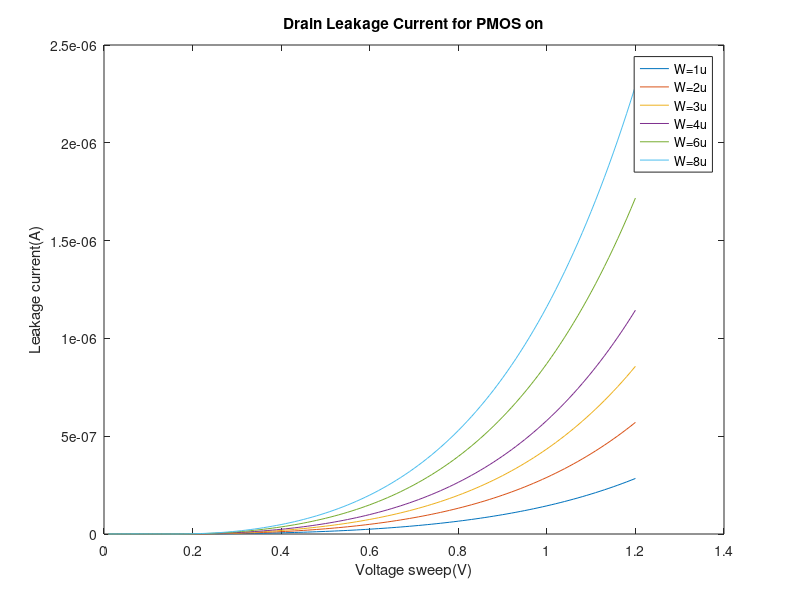

Reproduce this figure in MATLAB.
x = [ 1.00000000e-02 2.00000000e-02 3.00000000e-02 4.00000000e-02 5.00000000e-02 6.00000000e-02 7.00000000e-02 8.00000000e-02 9.00000000e-02 1.00000000e-01 1.10000000e-01 1.20000000e-01 1.30000000e-01 1.40000000e-01 1.50000000e-01 1.60000000e-01 1.70000000e-01 1.80000000e-01 1.90000000e-01 2.00000000e-01 2.10000000e-01 2.20000000e-01 2.30000000e-01 2.40000000e-01 2.50000000e-01 2.60000000e-01 2.70000000e-01 2.80000000e-01 2.90000000e-01 3.00000000e-01 3.10000000e-01 3.20000000e-01 3.30000000e-01 3.40000000e-01 3.50000000e-01 3.60000000e-01 3.70000000e-01 3.80000000e-01 3.90000000e-01 4.00000000e-01 4.10000000e-01 4.20000000e-01 4.30000000e-01 4.40000000e-01 4.50000000e-01 4.60000000e-01 4.70000000e-01 4.80000000e-01 4.90000000e-01 5.00000000e-01 5.10000000e-01 5.20000000e-01 5.30000000e-01 5.40000000e-01 5.50000000e-01 5.60000000e-01 5.70000000e-01 5.80000000e-01 5.90000000e-01 6.00000000e-01 6.10000000e-01 6.20000000e-01 6.30000000e-01 6.40000000e-01 6.50000000e-01 6.60000000e-01 6.70000000e-01 6.80000000e-01 6.90000000e-01 7.00000000e-01 7.10000000e-01 7.20000000e-01 7.30000000e-01 7.40000000e-01 7.50000000e-01 7.60000000e-01 7.70000000e-01 7.80000000e-01 7.90000000e-01 8.00000000e-01 8.10000000e-01 8.20000000e-01 8.30000000e-01 8.40000000e-01 8.50000000e-01 8.60000000e-01 8.70000000e-01 8.80000000e-01 8.90000000e-01 9.00000000e-01 9.10000000e-01 9.20000000e-01 9.30000000e-01 9.40000000e-01 9.50000000e-01 9.60000000e-01 9.70000000e-01 9.80000000e-01 9.90000000e-01 1.00000000e+00 1.01000000e+00 1.02000000e+00 1.03000000e+00 1.04000000e+00 1.05000000e+00 1.06000000e+00 1.07000000e+00 1.08000000e+00 1.09000000e+00 1.10000000e+00 1.11000000e+00 1.12000000e+00 1.13000000e+00 1.14000000e+00 1.15000000e+00 1.16000000e+00 1.17000000e+00 1.18000000e+00 1.19000000e+00 1.20000000e+00];
I1 = [  2.09308223e-11 3.85794325e-11 5.30695196e-11 6.45232098e-11 7.30619911e-11 7.88081242e-11 8.18868242e-11 8.24296857e-11 8.05801551e-11 7.65025118e-11 7.03972823e-11 6.25298965e-11 5.32922822e-11 4.33727045e-11 3.44318116e-11 3.24517502e-11 4.83738626e-11 7.86176698e-11 1.19333543e-10 1.71428563e-10 2.37266356e-10 3.19751343e-10 4.21855103e-10 5.46185811e-10 6.94656538e-10 8.68361969e-10 1.06768454e-09 1.29254330e-09 1.54266295e-09 1.81777974e-09 2.11776028e-09 2.44264835e-09 2.79266655e-09 3.16819596e-09 3.56974864e-09 3.99794103e-09 4.45347130e-09 4.93710176e-09 5.44964570e-09 5.99195803e-09 6.56492884e-09 7.16947917e-09 7.80655834e-09 8.47714245e-09 9.18223357e-09 9.92285957e-09 1.07000742e-08 1.15149576e-08 1.23686164e-08 1.32621849e-08 1.41968251e-08 1.51737276e-08 1.61941123e-08 1.72592290e-08 1.83703580e-08 1.95288107e-08 2.07359306e-08 2.19930932e-08 2.33017074e-08 2.46632158e-08 2.60790953e-08 2.75508579e-08 2.90800512e-08 3.06682594e-08 3.23171037e-08 3.40282429e-08 3.58033746e-08 3.76442354e-08 3.95526023e-08 4.15302925e-08 4.35791654e-08 4.57011225e-08 4.78981083e-08 5.01721120e-08 5.25251670e-08 5.49593532e-08 5.74767969e-08 6.00796721e-08 6.27702015e-08 6.55506574e-08 6.84233626e-08 7.13906916e-08 7.44550715e-08 7.76189830e-08 8.08849617e-08 8.42555989e-08 8.77335431e-08 9.13215006e-08 9.50222372e-08 9.88385791e-08 1.02773414e-07 1.06829693e-07 1.11010431e-07 1.15318707e-07 1.19757670e-07 1.24330534e-07 1.29040584e-07 1.33891175e-07 1.38885734e-07 1.44027763e-07 1.49320837e-07 1.54768609e-07 1.60374811e-07 1.66143252e-07 1.72077824e-07 1.78182501e-07 1.84461341e-07 1.90918491e-07 1.97558181e-07 2.04384734e-07 2.11402563e-07 2.18616174e-07 2.26030167e-07 2.33649241e-07 2.41478191e-07 2.49521914e-07 2.57785409e-07 2.66273778e-07 2.74992232e-07 2.83946088e-07];
I2 = [  4.20730664e-11 7.75485552e-11 1.06675094e-10 1.29698168e-10 1.46861981e-10 1.58412289e-10 1.64600788e-10 1.65691995e-10 1.61974252e-10 1.53777777e-10 1.41505649e-10 1.25691409e-10 1.07122871e-10 8.71835177e-11 6.92114196e-11 6.52312955e-11 9.72363483e-11 1.58029453e-10 2.39872466e-10 3.44588712e-10 4.76929313e-10 6.42732451e-10 8.47971292e-10 1.09788853e-09 1.39632963e-09 1.74549501e-09 2.14615342e-09 2.59814210e-09 3.10090770e-09 3.65392005e-09 4.25691101e-09 4.90996858e-09 5.61354022e-09 6.36839191e-09 7.17555297e-09 8.03626245e-09 8.95192379e-09 9.92406927e-09 1.09543337e-08 1.20444355e-08 1.31961639e-08 1.44113701e-08 1.56919626e-08 1.70399032e-08 1.84572063e-08 1.99459379e-08 2.15082163e-08 2.31462124e-08 2.48621510e-08 2.66583118e-08 2.85370305e-08 3.05007007e-08 3.25517742e-08 3.46927633e-08 3.69262415e-08 3.92548449e-08 4.16812738e-08 4.42082933e-08 4.68387354e-08 4.95754997e-08 5.24215550e-08 5.53799405e-08 5.84537672e-08 6.16462192e-08 6.49605551e-08 6.84001097e-08 7.19682949e-08 7.56686018e-08 7.95046017e-08 8.34799480e-08 8.75983777e-08 9.18637130e-08 9.62798630e-08 1.00850825e-07 1.05580688e-07 1.10473632e-07 1.15533930e-07 1.20765953e-07 1.26174168e-07 1.31763143e-07 1.37537547e-07 1.43502153e-07 1.49661839e-07 1.56021592e-07 1.62586508e-07 1.69361796e-07 1.76352780e-07 1.83564899e-07 1.91003714e-07 1.98674903e-07 2.06584273e-07 2.14737755e-07 2.23141407e-07 2.31801423e-07 2.40724127e-07 2.49915981e-07 2.59383588e-07 2.69133692e-07 2.79173181e-07 2.89509094e-07 3.00148617e-07 3.11099092e-07 3.22368018e-07 3.33963054e-07 3.45892020e-07 3.58162905e-07 3.70783866e-07 3.83763234e-07 3.97109514e-07 4.10831393e-07 4.24937740e-07 4.39437610e-07 4.54340252e-07 4.69655104e-07 4.85391805e-07 5.01560196e-07 5.18170323e-07 5.35232440e-07 5.52757016e-07 5.70754739e-07];
I3 = [  6.32153092e-11 1.16517676e-10 1.60280666e-10 1.94873124e-10 2.20661970e-10 2.38016454e-10 2.47314751e-10 2.48954304e-10 2.43368349e-10 2.31053043e-10 2.12614017e-10 1.88852923e-10 1.60953462e-10 1.30994332e-10 1.03991028e-10 9.80108402e-11 1.46098830e-10 2.37441227e-10 3.60411372e-10 5.17748828e-10 7.16592214e-10 9.65713463e-10 1.27408733e-09 1.64959101e-09 2.09800236e-09 2.62262752e-09 3.22462155e-09 3.90373990e-09 4.65915114e-09 5.49005866e-09 6.39605959e-09 7.37728614e-09 8.43441059e-09 9.56858386e-09 1.07813525e-08 1.20745781e-08 1.34503695e-08 1.49110288e-08 1.64590124e-08 1.80969021e-08 1.98273863e-08 2.16532467e-08 2.35773502e-08 2.56026450e-08 2.77321574e-08 2.99689918e-08 3.23163307e-08 3.47774360e-08 3.73556504e-08 4.00543992e-08 4.28771919e-08 4.58276245e-08 4.89093813e-08 5.21262366e-08 5.54820573e-08 5.89808041e-08 6.26265339e-08 6.64234017e-08 7.03756623e-08 7.44876724e-08 7.87638924e-08 8.32088888e-08 8.78273359e-08 9.26240176e-08 9.76038302e-08 1.02771784e-07 1.08133005e-07 1.13692739e-07 1.19456351e-07 1.25429332e-07 1.31617295e-07 1.38025983e-07 1.44661270e-07 1.51529161e-07 1.58635800e-07 1.65987467e-07 1.73590584e-07 1.81451715e-07 1.89577575e-07 1.97975025e-07 2.06651080e-07 2.15612912e-07 2.24867850e-07 2.34423386e-07 2.44287178e-07 2.54467051e-07 2.64971004e-07 2.75807209e-07 2.86984020e-07 2.98509971e-07 3.10393784e-07 3.22644369e-07 3.35270831e-07 3.48282472e-07 3.61688796e-07 3.75499512e-07 3.89724539e-07 4.04374007e-07 4.19458268e-07 4.34987894e-07 4.50973683e-07 4.67426664e-07 4.84358103e-07 5.01779506e-07 5.19702621e-07 5.38139448e-07 5.57102243e-07 5.76603517e-07 5.96656050e-07 6.17272888e-07 6.38467355e-07 6.60253053e-07 6.82643870e-07 7.05653987e-07 7.29297880e-07 7.53590329e-07 7.78546421e-07 8.04181558e-07 8.30511464e-07 8.57552187e-07];
I4 = [  8.43575501e-11 1.55486794e-10 2.13886234e-10 2.60048078e-10 2.94461956e-10 3.17620616e-10 3.30028713e-10 3.32216613e-10 3.24762447e-10 3.08328311e-10 2.83722388e-10 2.52014440e-10 2.14784055e-10 1.74805149e-10 1.38770639e-10 1.30790384e-10 1.94961306e-10 3.16852988e-10 4.80950250e-10 6.90908895e-10 9.56255030e-10 1.28869433e-09 1.70020313e-09 2.20129312e-09 2.79967454e-09 3.49975925e-09 4.30308858e-09 5.20933621e-09 6.21739259e-09 7.32619472e-09 8.53520495e-09 9.84459967e-09 1.12552760e-08 1.27687698e-08 1.43871448e-08 1.61128852e-08 1.79488050e-08 1.98979763e-08 2.19636770e-08 2.41493524e-08 2.64585899e-08 2.88951014e-08 3.14627130e-08 3.41653583e-08 3.70070761e-08 3.99920089e-08 4.31244035e-08 4.64086127e-08 4.98490971e-08 5.34504275e-08 5.72172871e-08 6.11544744e-08 6.52669059e-08 6.95596183e-08 7.40377713e-08 7.87066505e-08 8.35716694e-08 8.86383725e-08 9.39124374e-08 9.93996778e-08 1.05106046e-07 1.11037635e-07 1.17200683e-07 1.23601574e-07 1.30246840e-07 1.37143168e-07 1.44297399e-07 1.51716531e-07 1.59407726e-07 1.67378307e-07 1.75635768e-07 1.84187770e-07 1.93042153e-07 2.02206930e-07 2.11690298e-07 2.21500638e-07 2.31646518e-07 2.42136701e-07 2.52980143e-07 2.64186001e-07 2.75763636e-07 2.87722617e-07 3.00072725e-07 3.12823957e-07 3.25986531e-07 3.39570889e-07 3.53587704e-07 3.68047882e-07 3.82962568e-07 3.98343151e-07 4.14201267e-07 4.30548808e-07 4.47397921e-07 4.64761019e-07 4.82650782e-07 5.01080166e-07 5.20062404e-07 5.39611015e-07 5.59739809e-07 5.80462893e-07 6.01794673e-07 6.23749865e-07 6.46343499e-07 6.69590926e-07 6.93507820e-07 7.18110192e-07 7.43414387e-07 7.69437102e-07 7.96195380e-07 8.23706628e-07 8.51988618e-07 8.81059493e-07 9.10937780e-07 9.41642391e-07 9.73192636e-07 1.00560823e-06 1.03890928e-06 1.07311635e-06 1.10825039e-06 1.14433282e-06];
I6 = [  1.26642023e-10 2.33425016e-10 3.21097357e-10 3.90397970e-10 4.42061917e-10 4.76828934e-10 4.95456635e-10 4.98741233e-10 4.87550649e-10 4.62878856e-10 4.25939140e-10 3.78337485e-10 3.22445252e-10 2.62426792e-10 2.08329864e-10 1.96349467e-10 2.92686233e-10 4.75676449e-10 7.22027891e-10 1.03722882e-09 1.43558029e-09 1.93465545e-09 2.55243372e-09 3.30469578e-09 4.20301653e-09 5.25401927e-09 6.46001785e-09 7.82052231e-09 9.33386693e-09 1.09984558e-08 1.28134816e-08 1.47792093e-08 1.68969854e-08 1.91691156e-08 2.15986980e-08 2.41894619e-08 2.69456317e-08 2.98718193e-08 3.29729454e-08 3.62541823e-08 3.97209153e-08 4.33787168e-08 4.72333304e-08 5.12906616e-08 5.55567731e-08 6.00378837e-08 6.47403688e-08 6.96707628e-08 7.48357618e-08 8.02422274e-08 8.58971901e-08 9.18078535e-08 9.79815977e-08 1.04425984e-07 1.11148758e-07 1.18157854e-07 1.25461399e-07 1.33067717e-07 1.40985329e-07 1.49222964e-07 1.57789556e-07 1.66694253e-07 1.75946418e-07 1.85555635e-07 1.95531710e-07 2.05884681e-07 2.16624816e-07 2.27762621e-07 2.39308846e-07 2.51274486e-07 2.63670788e-07 2.76509255e-07 2.89801651e-07 3.03560008e-07 3.17796629e-07 3.32524094e-07 3.47755267e-07 3.63503298e-07 3.79781634e-07 3.96604019e-07 4.13984505e-07 4.31937454e-07 4.50477548e-07 4.69619794e-07 4.89379527e-07 5.09772423e-07 5.30814501e-07 5.52522130e-07 5.74912039e-07 5.98001321e-07 6.21807444e-07 6.46348252e-07 6.71641980e-07 6.97707256e-07 7.24563112e-07 7.52228990e-07 7.80724751e-07 8.10070684e-07 8.40287511e-07 8.71396401e-07 9.03418972e-07 9.36377306e-07 9.70293953e-07 1.00519194e-06 1.04109480e-06 1.07802652e-06 1.11601165e-06 1.15507522e-06 1.19524280e-06 1.23654048e-06 1.27899493e-06 1.32263334e-06 1.36748350e-06 1.41357376e-06 1.46093307e-06 1.50959098e-06 1.55957763e-06 1.61092383e-06 1.66366100e-06 1.71782120e-06];
I8 = [  1.68926481e-10 3.11363214e-10 4.28308453e-10 5.20747838e-10 5.89661857e-10 6.36037238e-10 6.60884551e-10 6.65265855e-10 6.50338860e-10 6.17429416e-10 5.68155911e-10 5.04660551e-10 4.30106469e-10 3.50048451e-10 2.77889099e-10 2.61908543e-10 3.90411114e-10 6.34499802e-10 9.63105317e-10 1.38354835e-09 1.91490487e-09 2.58061541e-09 3.40466246e-09 4.40809552e-09 5.60635415e-09 7.00827295e-09 8.61693826e-09 1.04316964e-08 1.24503254e-08 1.46706964e-08 1.70917325e-08 1.97137867e-08 2.25386552e-08 2.55694133e-08 2.88101933e-08 3.22659696e-08 3.59423766e-08 3.98455662e-08 4.39821014e-08 4.83588816e-08 5.29830895e-08 5.78621581e-08 6.30037483e-08 6.84157369e-08 7.41062105e-08 8.00834640e-08 8.63560010e-08 9.29325371e-08 9.98220039e-08 1.07033553e-07 1.14576563e-07 1.22460640e-07 1.30695629e-07 1.39291615e-07 1.48258930e-07 1.57608155e-07 1.67350130e-07 1.77495957e-07 1.88057004e-07 1.99044910e-07 2.10471593e-07 2.22349254e-07 2.34690380e-07 2.47507754e-07 2.60814457e-07 2.74623873e-07 2.88949700e-07 3.03805950e-07 3.19206960e-07 3.35167394e-07 3.51702252e-07 3.68826876e-07 3.86556957e-07 4.04908541e-07 4.23898036e-07 4.43542221e-07 4.63858251e-07 4.84863665e-07 5.06576396e-07 5.29014773e-07 5.52197537e-07 5.76143842e-07 6.00873269e-07 6.26405829e-07 6.52761974e-07 6.79962609e-07 7.08029096e-07 7.36983265e-07 7.66847423e-07 7.97644365e-07 8.29397382e-07 8.62130271e-07 8.95867344e-07 9.30633442e-07 9.66453939e-07 1.00335476e-06 1.04136238e-06 1.08050385e-06 1.12080681e-06 1.16229945e-06 1.20501062e-06 1.24896973e-06 1.29420684e-06 1.34075266e-06 1.38863851e-06 1.43789640e-06 1.48855901e-06 1.54065969e-06 1.59423251e-06 1.64931224e-06 1.70593436e-06 1.76413512e-06 1.82395149e-06 1.88542124e-06 1.94858290e-06 2.01347579e-06 2.08014006e-06 2.14861667e-06 2.21894744e-06 2.29117503e-06];

figure;
plot(x, I1);
hold on
plot(x, I2);
plot(x, I3);
plot(x, I4);
plot(x, I6);
plot(x, I8);
hold off
xlabel('Voltage sweep(V)');
ylabel('Leakage current(A)');
title('Drain Leakage Current for PMOS on');
legend('W=1u','W=2u','W=3u','W=4u','W=6u','W=8u');